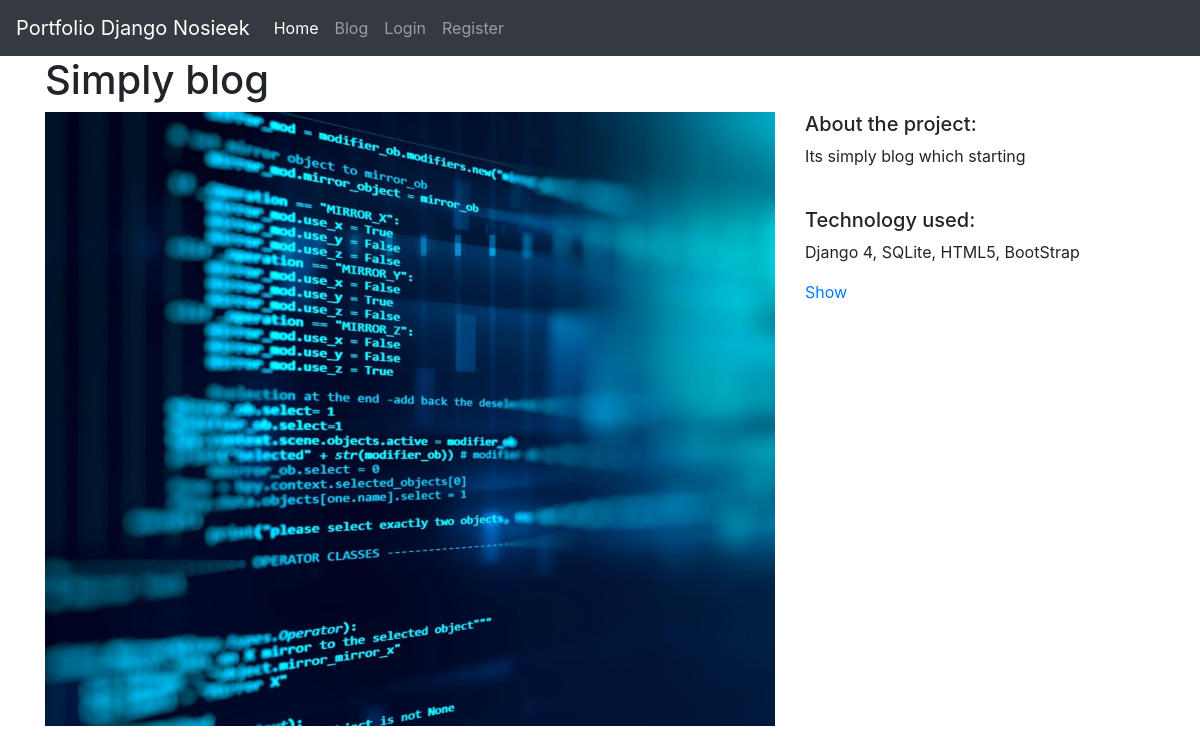
The app's page /1/, older data.
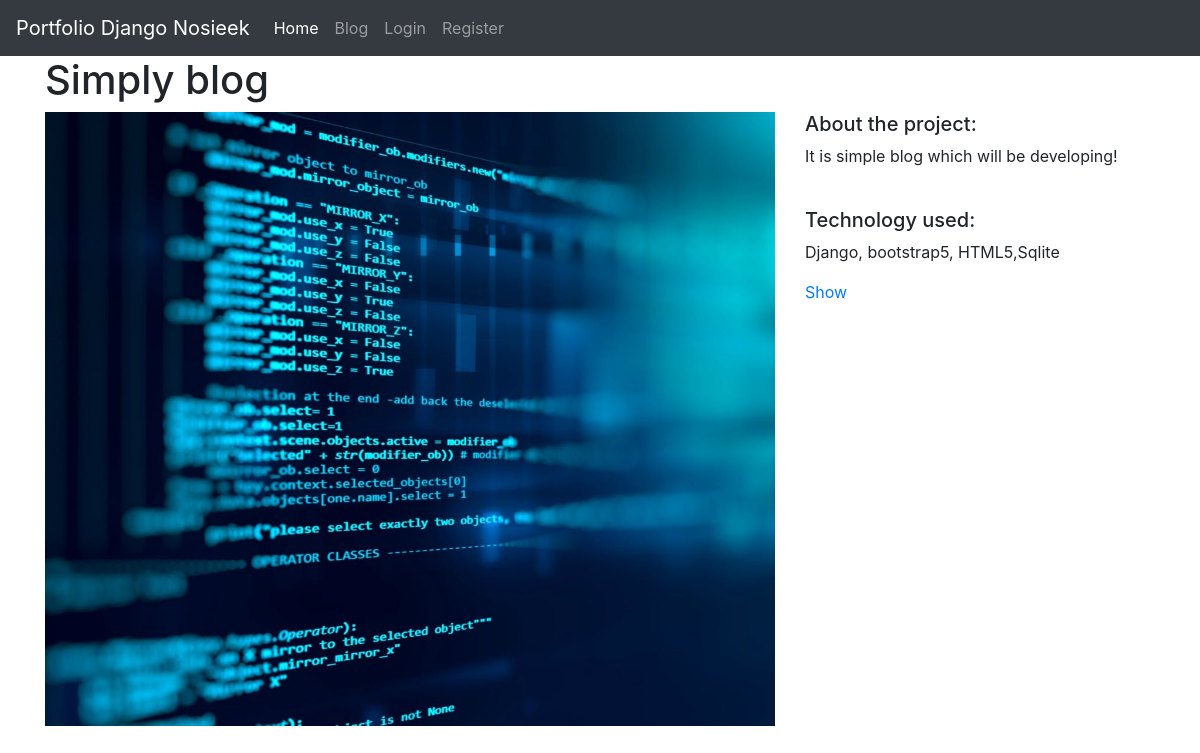
The same page, newer data.
### home_page/models.py (models this page shows)
class Project(models.Model):
    title = models.CharField(max_length=150)
    description = models.TextField()
    technology = models.CharField(max_length=200)
    image = models.FilePathField(path="/img")

### home_page/views.py (the view)
# urls.py: path("<int:pk>/", views.project_detail, name="project_detail"),
def project_detail(request, pk):
    project = Project.objects.get(pk=pk)
    context = {
        'project': project
    }
    return render(request, 'project_detail.html', context)

### templates/project_detail.html (shortened to what this page needs)
{% extends "base.html" %}
{% load static %}
{% block page_content %}
<h1>{{ project.title }}</h1>
<div class="row">
    <div class="col-md-8">
        <img src="{% static project.image %}" alt="" width="100%">
    </div>
    <div class="col-md-4">
        <h5>About the project:</h5>
        <p>{{ project.description }}</p>
        <br>
        <h5>Technology used:</h5>
        <p>{{ project.technology }}</p>
        <a href="{% url 'blog-home' %}" >Show</a>
    </div>
</div>
{% endblock %}

Row changes from the older to the newer data that the page shows:
changed Project "Simply blog": description "Its simply blog which starting" → "It is simple blog which will be developing!"; technology "Django 4, SQLite, HTML5, BootStrap" → "Django, bootstrap5, HTML5,Sqlite"
